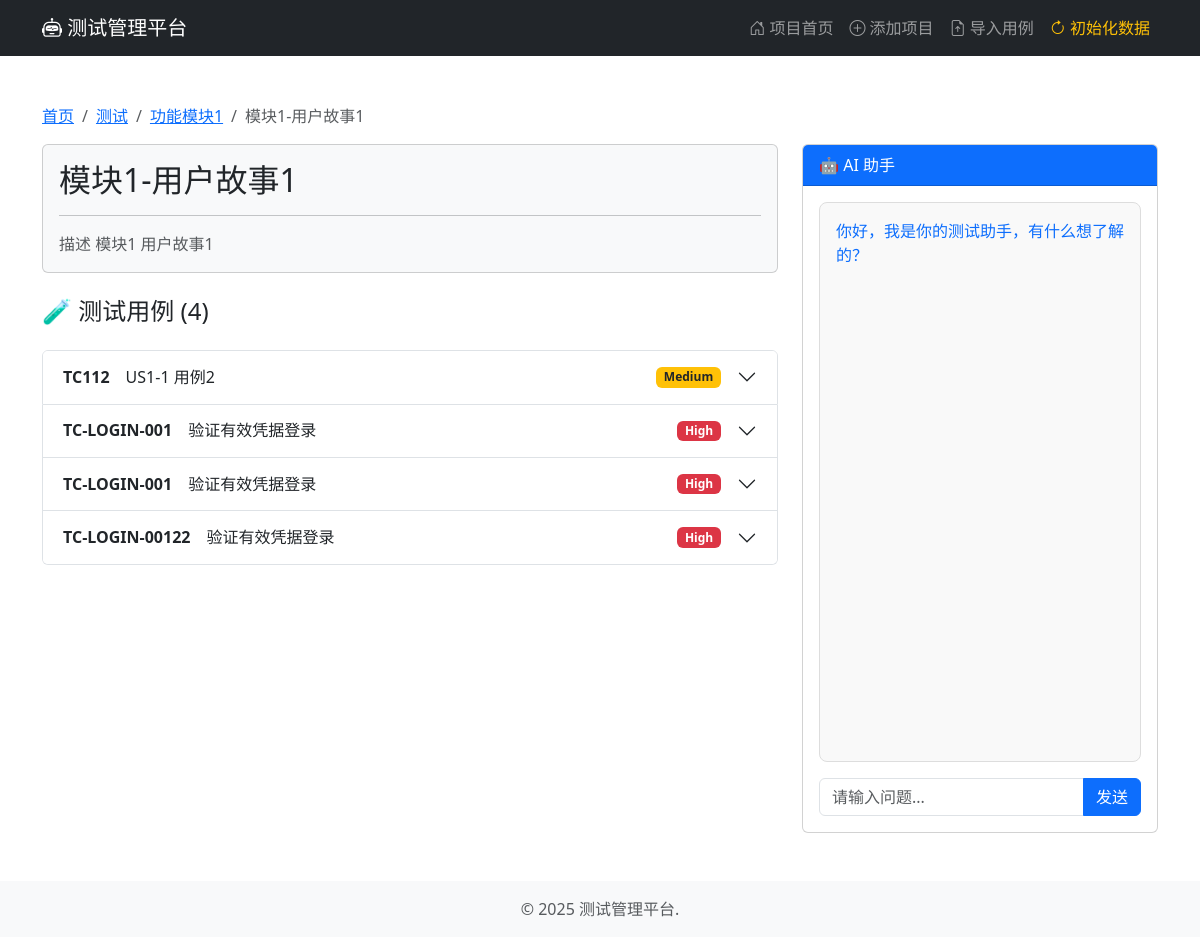
Page /userstory/1 on the committed database.
### app.py (models this page shows)
class Project(db.Model):
    id = db.Column(db.Integer, primary_key=True)
    name = db.Column(db.String(100), nullable=False)
    modules = db.relationship('Module', backref='project', cascade="all, delete-orphan")

class Module(db.Model):
    id = db.Column(db.Integer, primary_key=True)
    name = db.Column(db.String(100), nullable=False)
    project_id = db.Column(db.Integer, db.ForeignKey('project.id'), nullable=False)
    user_stories = db.relationship('UserStory', backref='module', cascade="all, delete-orphan")

class UserStory(db.Model):
    id = db.Column(db.Integer, primary_key=True)
    title = db.Column(db.String(200), nullable=False)
    description = db.Column(db.Text)
    module_id = db.Column(db.Integer, db.ForeignKey('module.id'), nullable=False)
    test_cases = db.relationship('TestCase', backref='user_story', cascade="all, delete-orphan")

class TestCase(db.Model):
    id = db.Column(db.Integer, primary_key=True)
    case_no = db.Column(db.String(50))
    priority = db.Column(db.String(20))
    module_name = db.Column(db.String(100))
    function = db.Column(db.String(200))
    title = db.Column(db.String(200), nullable=False)
    user_role = db.Column(db.String(100))
    precondition = db.Column(db.Text)
    steps = db.Column(db.Text)
    expected_result = db.Column(db.Text)
    actual_result = db.Column(db.Text)
    basis = db.Column(db.Text)
    remark = db.Column(db.Text)
    create_by = db.Column(db.String(100))
    create_date = db.Column(db.DateTime, default=datetime.utcnow)
    executed_by = db.Column(db.String(100))
    execution_date = db.Column(db.DateTime)
    user_story_id = db.Column(db.Integer, db.ForeignKey('user_story.id'), nullable=False)

### app.py (the view)
@app.route('/userstory/<int:userstory_id>')
def view_userstory(userstory_id):
    userstory = UserStory.query.get_or_404(userstory_id)
    return render_template('userstory.html', userstory=userstory)

### app.py (called while the page is built)
@app.before_request
def ensure_session_id():
    if 'session_id' not in session:
        session['session_id'] = str(uuid.uuid4())  # 生成一个唯一ID

@app.context_processor
def inject_now():
    return {'now': datetime.utcnow()}

### templates/userstory.html (shortened to what this page needs)
{% extends "base.html" %}
{% block content %}
<nav aria-label="breadcrumb">
    <ol class="breadcrumb">
        <li class="breadcrumb-item"><a href="{{ url_for('index') }}">首页</a></li>
        <li class="breadcrumb-item"><a href="{{ url_for('view_project', project_id=userstory.module.project.id) }}">{{ userstory.module.project.name }}</a></li>
        <li class="breadcrumb-item"><a href="{{ url_for('view_module', module_id=userstory.module.id) }}">{{ userstory.module.name }}</a></li>
        <li class="breadcrumb-item active" aria-current="page">{{ userstory.title | truncate(30) }}</li>
    </ol>
</nav>
<div class="row">
    <div class="col-md-8">
        <div class="card bg-light mb-4">
            <div class="card-body">
                <h1 class="h2 card-title mb-0">{{ userstory.title }}</h1>
                <hr>
                <p class="card-text text-muted mb-0">{{ userstory.description or '此用户故事没有详细描述。' }}</p>
            </div>
        </div>
        <div class="d-flex justify-content-between align-items-center mb-3">
            <h2 class="h4">🧪 测试用例 ({{ userstory.test_cases|length }})</h2>
        </div>
        <div class="accordion" id="testCaseAccordion">
            {% for tc in userstory.test_cases %}
            <div class="accordion-item">
                <h2 class="accordion-header" id="heading-{{ tc.id }}">
                    <button class="accordion-button collapsed" type="button" data-bs-toggle="collapse" data-bs-target="#collapse-{{ tc.id }}" aria-expanded="false" aria-controls="collapse-{{ tc.id }}">
                        <span class="fw-bold me-3">{{ tc.case_no }}</span>
                        <span class="flex-grow-1">{{ tc.title }}</span>
                        <span class="badge {% if tc.priority.lower() == 'high' %} bg-danger {% elif tc.priority.lower() == 'medium' %} bg-warning text-dark {% else %} bg-secondary {% endif %} me-3">{{ tc.priority }}</span>
                    </button>
                </h2>
            </div>
            {% endfor %}
        </div>
    </div>
     <div class="col-md-4">
        <div class="card">
            <div class="card-header bg-primary text-white">
                🤖 AI 助手
            </div>
            <div class="card-body">
                <div class="chat-box mb-3" id="chatBox">
                    <div class="chat-message ai">你好，我是你的测试助手，有什么想了解的？</div>
                </div>
                <form id="chatForm" onsubmit="sendMessage(event)">
                    <div class="input-group">
                        <input type="text" class="form-control" id="userInput" placeholder="请输入问题..." required autocomplete="off">
                        <button class="btn btn-primary" type="submit" id="sendButton">发送</button>
                    </div>
                </form>
            </div>
        </div>
    </div>
</div>
{% endblock %}

### templates/base.html (shortened to what this page needs)
<!DOCTYPE html>
<html lang="zh">
<head>
    <link href="https://cdn.jsdelivr.net/npm/bootstrap@5.3.0/dist/css/bootstrap.min.css" rel="stylesheet">
    <link rel="stylesheet" href="https://cdn.jsdelivr.net/npm/bootstrap-icons@1.10.5/font/bootstrap-icons.css">
</head>
<body>
    <header>
        <nav class="navbar navbar-expand-lg navbar-dark bg-dark">
            <div class="container">
                <a class="navbar-brand" href="{{ url_for('index') }}">
                    <i class="bi bi-robot"></i> 测试管理平台
                </a>
                <div class="collapse navbar-collapse" id="navbarNav">
                    <ul class="navbar-nav ms-auto">
                        <li class="nav-item">
                            <a class="nav-link" href="{{ url_for('index') }}"><i class="bi bi-house-door"></i> 项目首页</a>
                        </li>
                        <li class="nav-item">
                            <a class="nav-link" href="{{ url_for('add_project') }}"><i class="bi bi-plus-circle"></i> 添加项目</a>
                        </li>
                        <li class="nav-item">
                            <a class="nav-link" href="{{ url_for('add_cases') }}"><i class="bi bi-file-earmark-arrow-up"></i> 导入用例</a>
                        </li>
                        <li class="nav-item">
                            <a class="nav-link text-warning" href="{{ url_for('init_db') }}" onclick="return confirm('确定要清空并初始化所有数据吗？此操作不可逆！');">
                                <i class="bi bi-arrow-clockwise"></i> 初始化数据
                            </a>
                        </li>
                    </ul>
                </div>
            </div>
        </nav>
    </header>
    <main class="container my-5">
        {% block content %}{% endblock %}
    </main>
    <footer class="mt-auto py-3 bg-light">
        <div class="container text-center">
            <span class="text-muted">© {{ now.year }} 测试管理平台.</span>
        </div>
    </footer>
</body>
</html>

### templates/base.html (style rules this page uses)
html, body { height: 100%; margin: 0; display: flex; flex-direction: column; }
main { flex: 1; }

### templates/userstory.html (style rules this page uses)
.chat-box { height: 70vh; overflow-y: auto; border: 1px solid #ddd; padding: 1rem; background: #f9f9f9; border-radius: 0.5rem; }
.chat-message { margin-bottom: 0.75rem; white-space: pre-wrap; word-wrap: break-word; }
.chat-message.ai { text-align: left; color: #0d6efd; }

### rows in the picture
Project: module.project.name "测试"
Module: module.name "功能模块1"
UserStory: title "模块1-用户故事1", description "描述 模块1 用户故事1"
TestCase: case_no "TC112", title "US1-1 用例2", priority "Medium"
TestCase: case_no "TC-LOGIN-001", title "验证有效凭据登录", priority "High"
TestCase: case_no "TC-LOGIN-001", title "验证有效凭据登录", priority "High"
TestCase: case_no "TC-LOGIN-00122", title "验证有效凭据登录", priority "High"

### other values in the picture
{{ userstory.test_cases|length }} "4"
